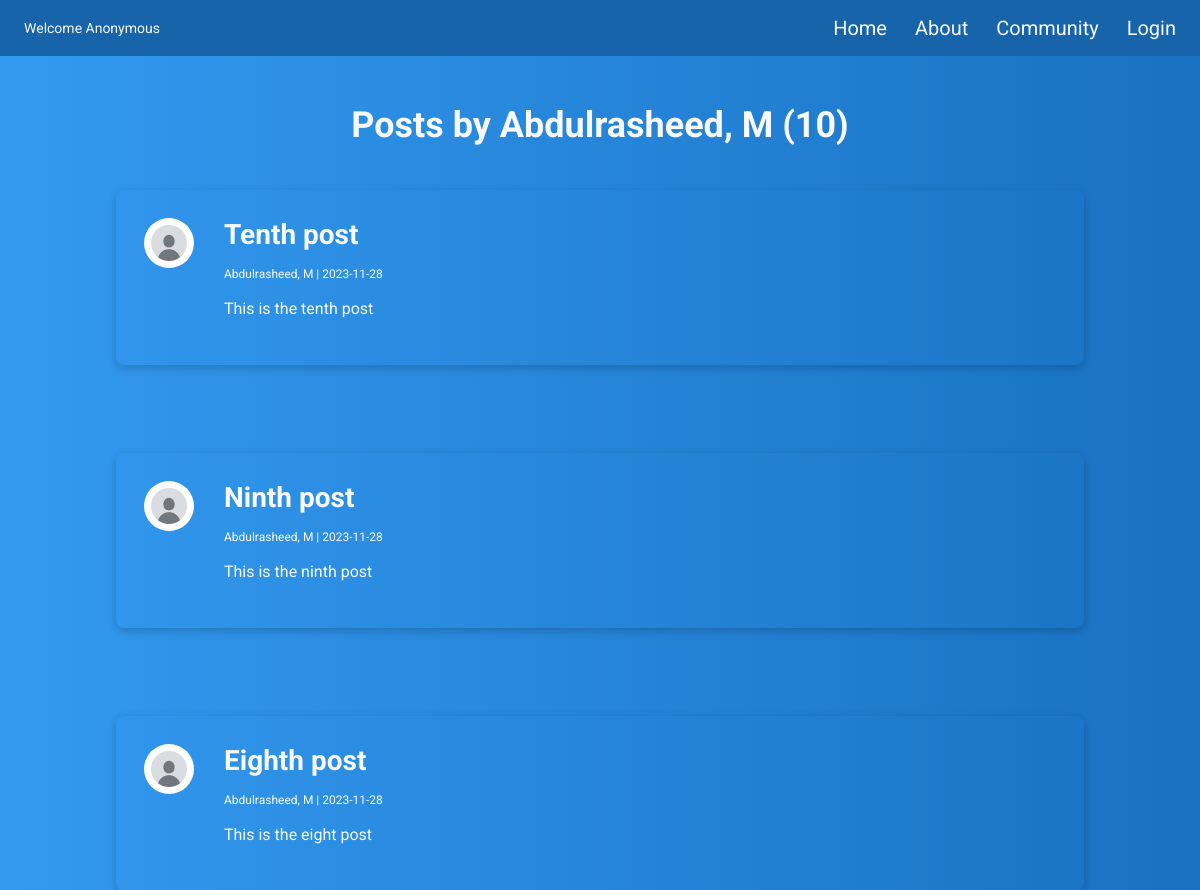
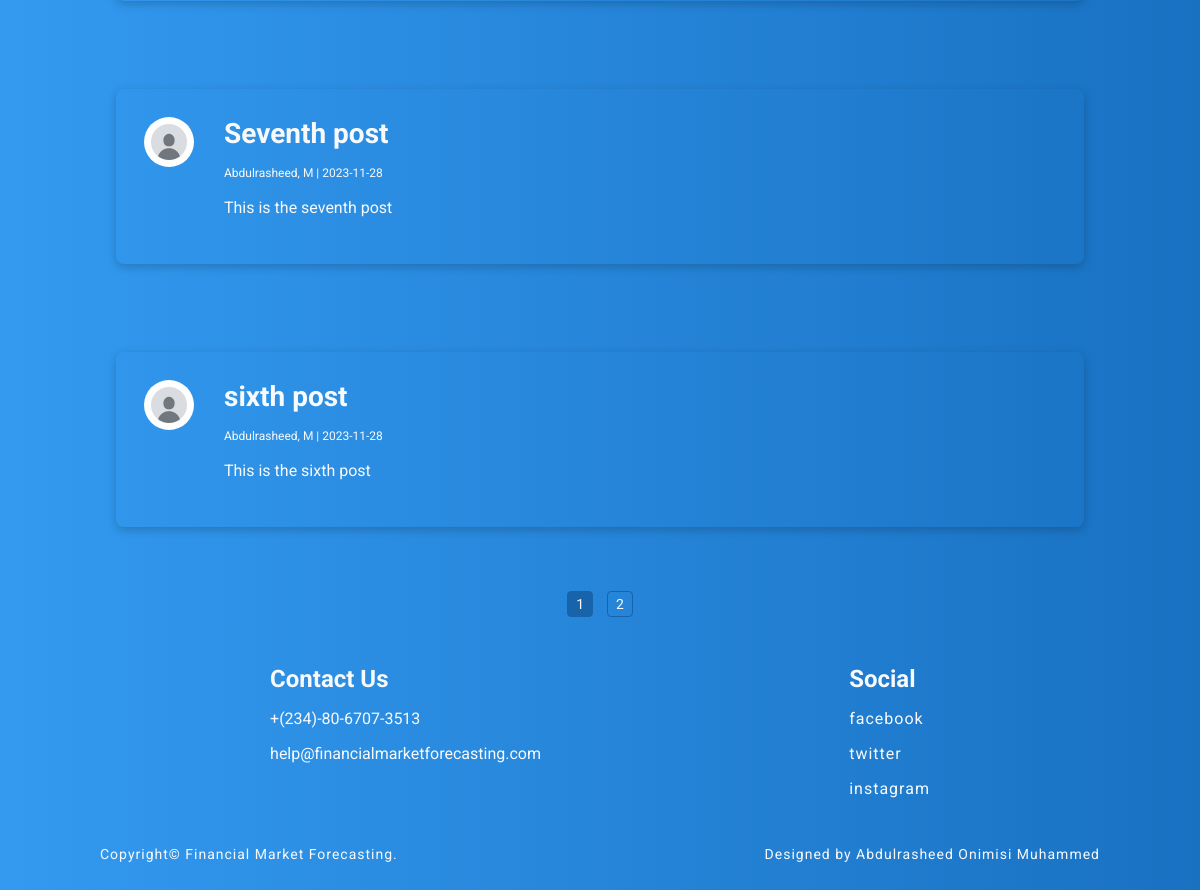
The app's page /user/mabdulrasheed1210@gmail.com, older data (2 pictures, top to bottom).
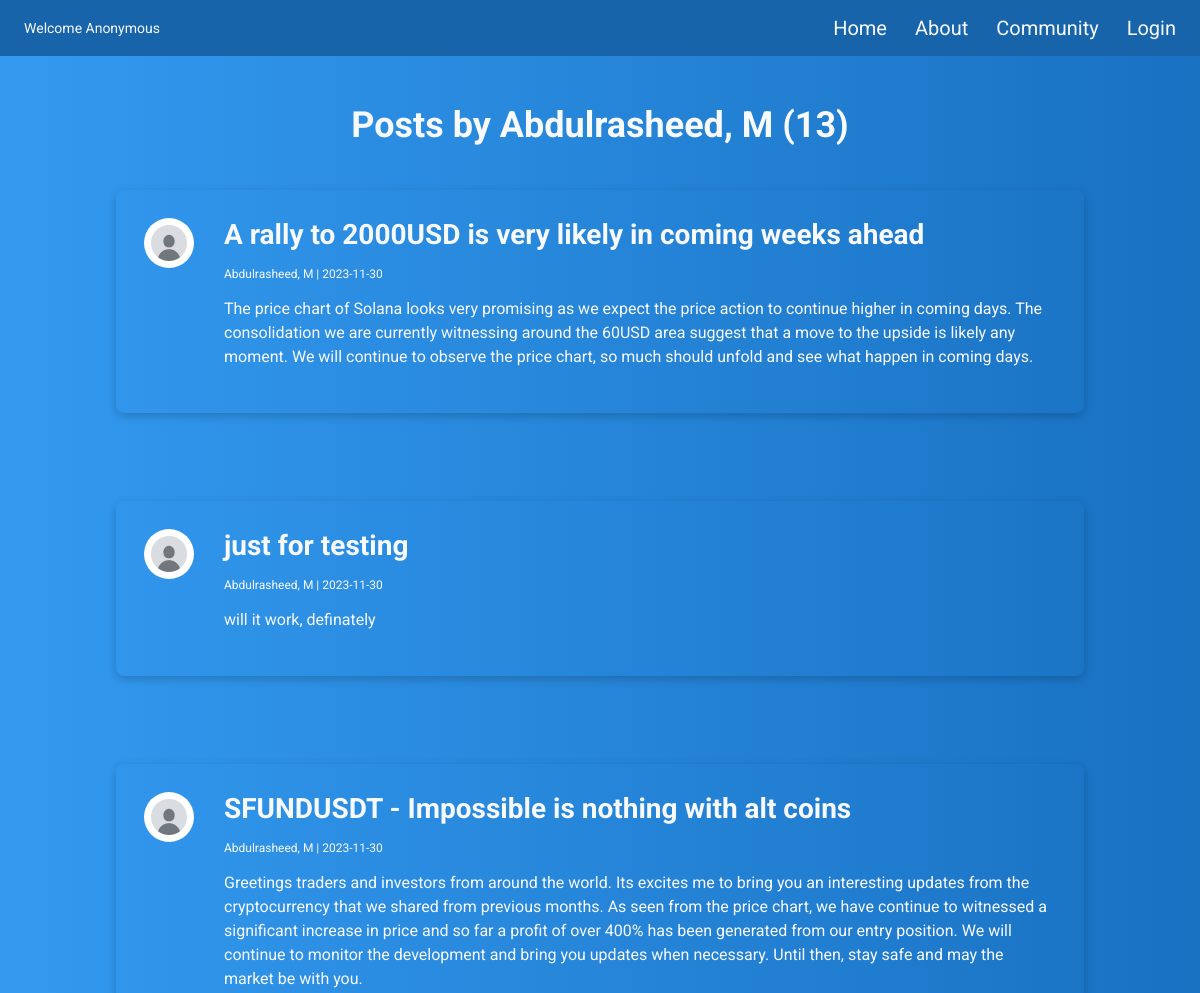
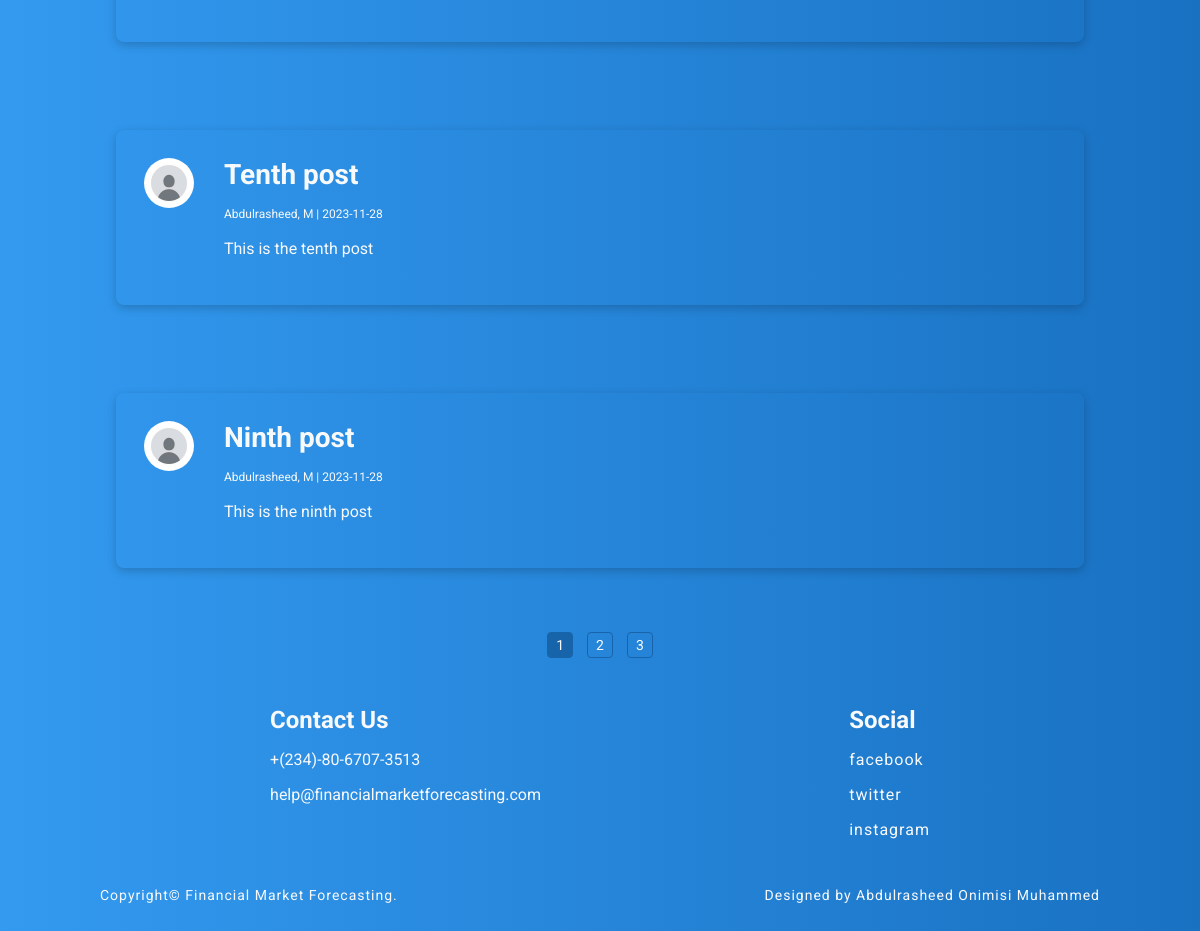
The same page, newer data (2 pictures, top to bottom).
### forecasting/models.py (models this page shows, shortened)
class Post(db.Model):
     id = db.Column(db.Integer, primary_key=True)
     title = db.Column(db.String(100), nullable=False)
     date_posted = db.Column(db.DateTime, nullable=False, default=datetime.utcnow)
     content = db.Column(db.Text, nullable=False)
     chart = db.Column(db.String(255))
     user_id = db.Column(db.Integer, db.ForeignKey('user.id'), nullable=False)

class User(db.Model, UserMixin):
     id = db.Column(db.Integer, primary_key=True)
     firstname = db.Column(db.String(25), nullable=False)
     lastname = db.Column(db.String(25), nullable=False)
     email = db.Column(db.String(25), unique=True, nullable=False)
     image_file = db.Column(db.String(20), nullable=False, default='default.jpg')
     password = db.Column(db.String(60), nullable=False)
     posts = db.relationship('Post', backref='author', lazy=True)

### forecasting/users/routes.py (the view)
@users.route("/user/<string:email>")
def user_posts(email):
    page = request.args.get('page', 1, type=int)
    user = User.query.filter_by(email=email).first_or_404()
    posts = Post.query.filter_by(author=user).order_by(Post.date_posted.desc()).paginate(page=page, per_page=5)
    return render_template('user_posts.html', title='User', posts=posts, user=user)

### forecasting/templates/user_posts.html
{% extends "layout.html"%}
{% block content %}
<h1 class="ideas">Posts by {{ user.firstname }}, {{ user.lastname[0] }} ({{ posts.total }})</h1>
{% for post in posts.items %}
<div class="shared-post">
  <div>
    <img src="{{ url_for('static', filename='uploads/' + post.author.image_file)}}" alt="profile" class="user-post-img">
  </div>
  <div class="post-content">
    <a href="{{ url_for('posts.post', post_id=post.id) }}">
      <h3 class="post-content-header">{{ post.title }}</h3>
    </a>
    <p class="post-author-date">{{ post.author.firstname
      }}, {{ post.author.lastname[0] }} | {{
      post.date_posted.strftime('%Y-%m-%d') }}</p>
    <p class="post-comment">{{ post.content }}</p>
  </div>
</div>
{% endfor %}
<div class="pages">
  {% for page_num in posts.iter_pages(left_edge=1, right_edge=1, left_current=1, right_current=2) %}
  {% if page_num %}
  <a href="{{ url_for('users.user_posts', email= user.email, page=page_num)}}" {% if page_num==posts.page
    %}class="current" {% endif %}>{{
    page_num }}</a>
  {% else %}
  ...
  {% endif %}
  {% endfor %}
</div>
{% endblock content %}

Row changes from the older to the newer data that the page shows:
no longer on this page (row unchanged): Post: image_file (placeholder picture), title "Eighth post", author.firstname "Abdulrasheed", author "M", date_posted "2023-11-28", content "This is the eight post"
no longer on this page (row unchanged): Post: image_file (placeholder picture), title "Seventh post", author.firstname "Abdulrasheed", author "M", date_posted "2023-11-28", content "This is the seventh post"
no longer on this page (row unchanged): Post: image_file (placeholder picture), title "sixth post", author.firstname "Abdulrasheed", author "M", date_posted "2023-11-28", content "This is the sixth post"
added Post: image_file (picture), title "A rally to 2000USD is very likely in coming weeks ahead", author.firstname "Abdulrasheed", author "M", date_posted "2023-11-30", content "The price chart of Solana looks very promising as we expect the price action to continue higher in coming days. The consolidation we are currently witnessing around the 60USD area suggest that a move to the upside is likely any moment. We will continue to observe the price chart, so much should unfold and see what happen in coming days."
added Post: image_file (picture), title "just for testing", author.firstname "Abdulrasheed", author "M", date_posted "2023-11-30", content "will it work, definately"
added Post: image_file (picture), title "SFUNDUSDT - Impossible is nothing with alt coins", author.firstname "Abdulrasheed", author "M", date_posted "2023-11-30", content "Greetings traders and investors from around the world. Its excites me to bring you an interesting updates from the cryptocurrency that we shared from previous months. As seen from the price chart, we have continue to witnessed a significant increase in price and so far a profit of over 400% has been generated from our entry position. We will continue to monitor the development and bring you updates when necessary. Until then, stay safe and may the market be with you."
changed through a linked row, Post "Tenth post": image_file: picture added in place of a placeholder
changed through a linked row, Post "Ninth post": image_file: picture added in place of a placeholder
Text that changed along with them:
{{ posts.total }}: "10" → "13"
new list line: "3"
